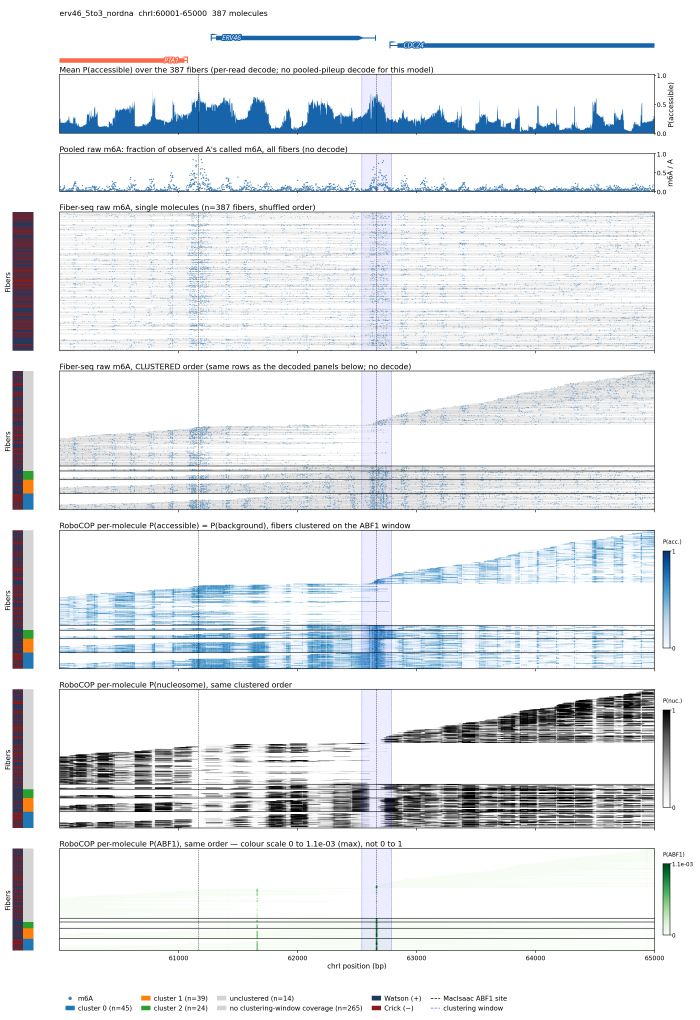
#> input picture analysis/singlefiber/figures/erv46_2026-11-02/filtnordna/permol_composite_full_erv46_5to3_nordna.png, 2800 x 4079 px (shown at 1/4 size)
$ python make_images.py
#> lines starting #> are read from the running program, lines starting #| are printed output that depends on the picture
"""Crop the single-fiber figures into slide-sized panels for the Nov 3 deck (slides 5, 6, 7, 7b).

Panel edges are the matplotlib frame rows found by scanning each figure for dark full-width lines
(frames of erv46 full composite: 1484-2039 raw clustered, 2757-3312 P(nuc), 3394-3802 P(ABF1);
compare_abf1_3way: 786-1357 before, 1440-2010 local, 2094-2664 global). Titles are cut off: the slide labels
each row in HTML. Full figures are copied (downscaled) for the click-to-enlarge view.
Outputs go to img/ next to this file and are published as `files` beside the deck page.

    python make_images.py
"""
import os
from PIL import Image

H = os.path.dirname(os.path.abspath(__file__))
FIG = os.path.join(H, "..", "..", "analysis", "singlefiber", "figures")
OUT = os.path.join(H, "img")
os.makedirs(OUT, exist_ok=True)

ERV = os.path.join(FIG, "erv46_2026-11-02", "filtnordna", "permol_composite_full_erv46_5to3_nordna.png")
SWEEP = os.path.join(FIG, "abf1_prior_sweep_2026-11-03", "abf1_prior_sweep_summary.png")
CMP = os.path.join(FIG, "erv46_localprior_2026-11-03", "compare_abf1_3way_erv46.png")


def save(im, name, width=None):
    if width and im.width > width:
        im = im.resize((width, round(im.height * width / im.width)), Image.LANCZOS)
    im = im.convert("RGB")
    p = os.path.join(OUT, name)
    im.save(p, optimize=True)
    print("wrote", name, im.size, os.path.getsize(p) // 1024, "KB")


erv = Image.open(ERV)
#> erv is the input picture: PIL image 2800x4079 RGBA; mean R, G, B, A 228.7, 231.6, 234.6, 255
assert erv.size == (2800, 4079), erv.size
for name, (y0, y1) in {"erv46_genes.png": (110, 262), "erv46_raw.png": (1482, 2042),
                       "erv46_nuc.png": (2755, 3315), "erv46_abf1.png": (3392, 3905)}.items():
    save(erv.crop((0, y0, 2800, y1)), name, 2200)
save(erv, "erv46_full.png", 2000)
#> in save (call 5), `im = im.resize((width, round(im.height * width / im.width)), Image.LAN..`:
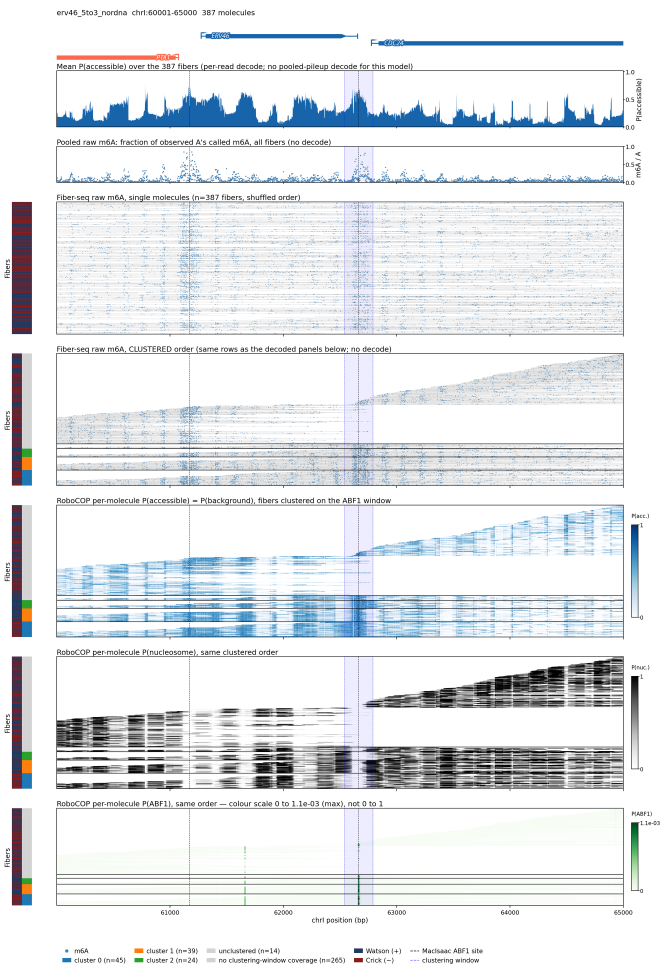
#> im: PIL image 2000x2914 RGBA (shown at 1/3 size); mean R, G, B, A 228.4, 231.3, 234.3, 255
#| wrote erv46_full.png (2000, 2914) 2017 KB

sw = Image.open(SWEEP)
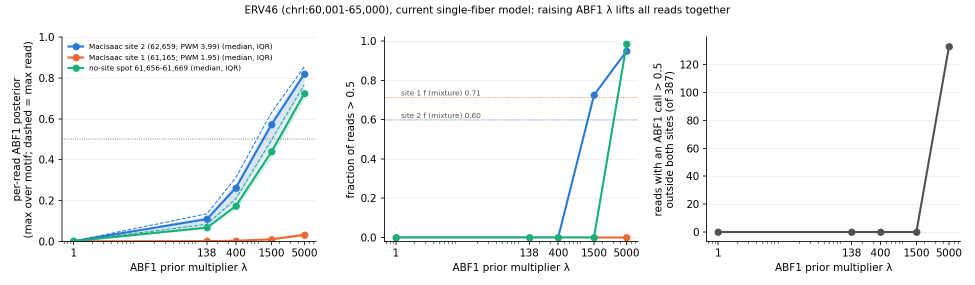
#> input picture analysis/singlefiber/figures/abf1_prior_sweep_2026-11-03/abf1_prior_sweep_summary.png, 1950 x 570 px (shown at 1/2 size)
#> sw is the input picture: PIL image 1950x570 RGBA; mean R, G, B, A 244.7, 246, 246.1, 255
assert sw.size == (1950, 570), sw.size
save(sw.crop((0, 48, 1950, 570)), "abf1_sweep_summary.png")   # drop the suptitle; the slide has its own
#> in save (call 6), `im = im.convert("RGB")`:
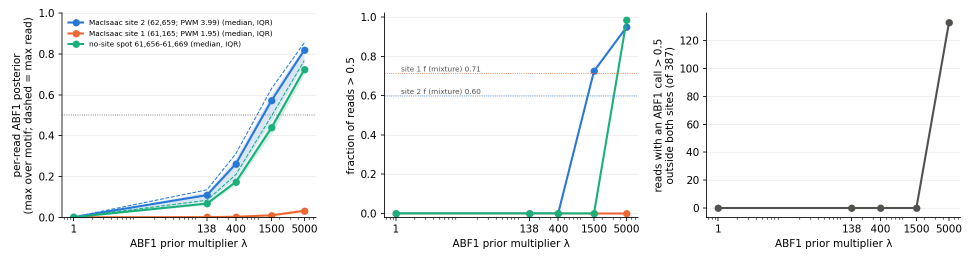
#> im: PIL image 1950x522 RGB (shown at 1/2 size); mean R, G, B 244.8, 246.2, 246.3
#| wrote abf1_sweep_summary.png (1950, 522) 119 KB

cmp_ = Image.open(CMP)
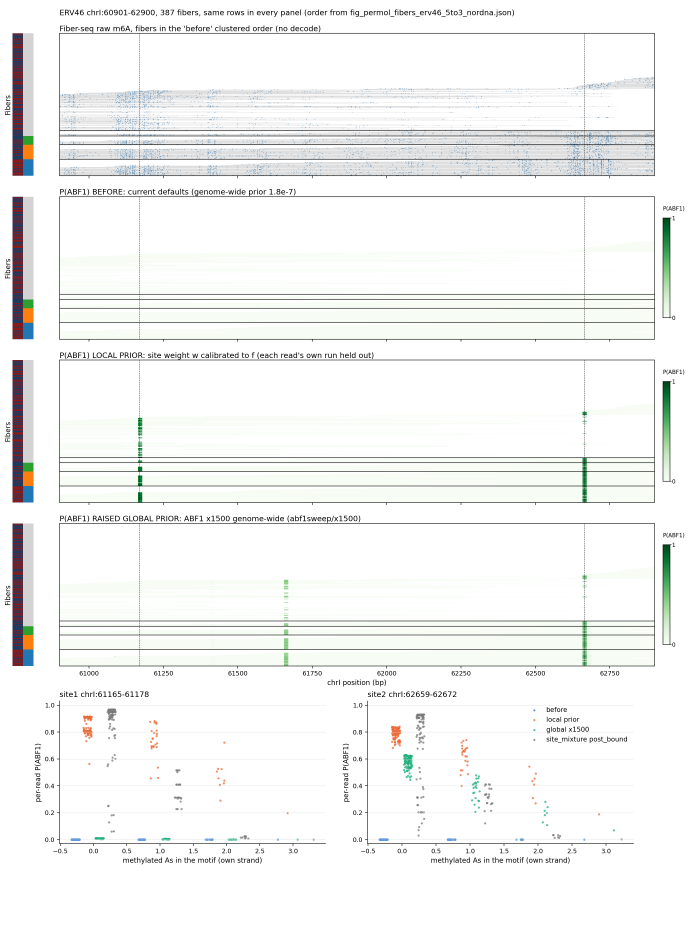
#> input picture analysis/singlefiber/figures/erv46_localprior_2026-11-03/compare_abf1_3way_erv46.png, 2800 x 3800 px (shown at 1/4 size)
#> cmp_ is the input picture: PIL image 2800x3800 RGBA; mean R, G, B, A 243.8, 244.6, 243.6, 255
assert cmp_.size == (2800, 3800), cmp_.size
for name, (y0, y1) in {"cmp_before.png": (785, 1360), "cmp_local.png": (1438, 2013),
                       "cmp_global.png": (2092, 2765)}.items():
    save(cmp_.crop((0, y0, 2800, y1)), name, 2200)
#> this loop made 3 passes
#> pass 1, in save (call 7), `im = im.resize((width, round(im.height * width / im.width)), Image.LAN..`:
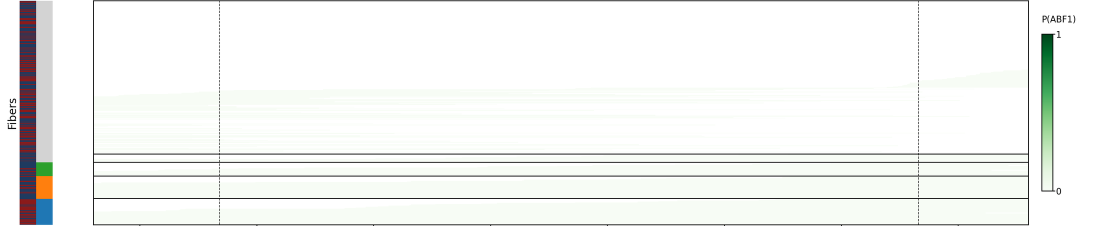
#> im: PIL image 2200x452 RGBA (shown at 1/2 size); mean R, G, B, A 242.1, 243.5, 241.3, 255
#> pass 2, in save (call 8), `im = im.resize((width, round(im.height * width / im.width)), Image.LAN..`:
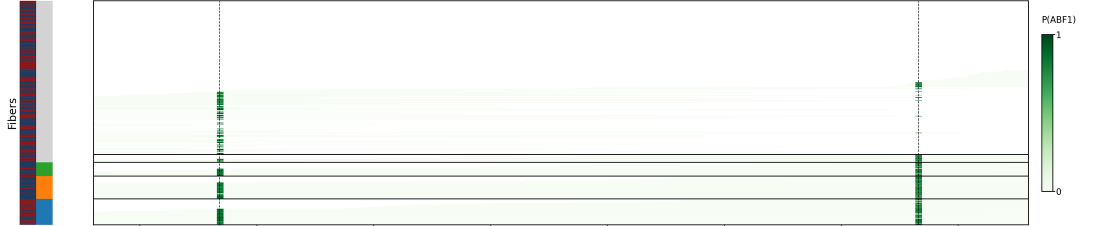
#> im: PIL image 2200x452 RGBA (shown at 1/2 size); mean R, G, B, A 241.2, 243, 240.5, 255
save(cmp_.crop((0, 2760, 2560, 3480)), "cmp_scatter.png", 2400)   # right of x=2560 is empty
#> in save (call 10), `im = im.resize((width, round(im.height * width / im.width)), Image.LAN..`:
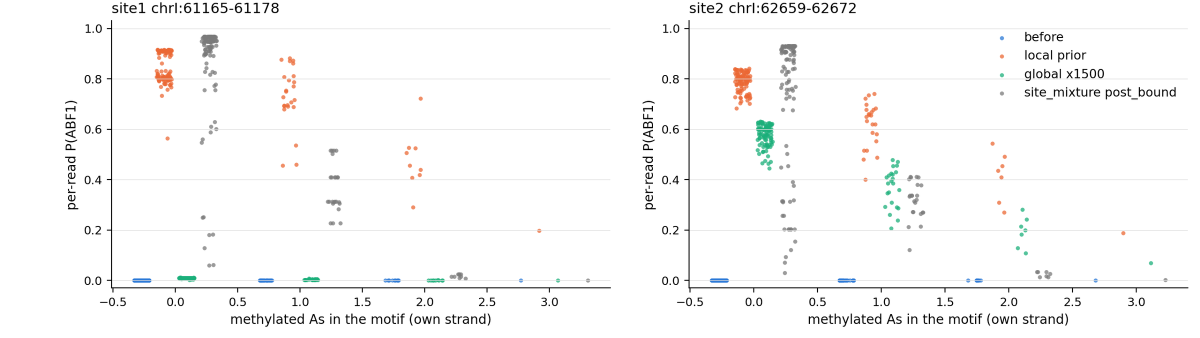
#> im: PIL image 2400x675 RGBA (shown at 1/2 size); mean R, G, B, A 249.2, 249.1, 248.9, 255
#| wrote cmp_scatter.png (2400, 675) 166 KB
save(cmp_, "cmp_full.png", 2000)
#| wrote cmp_full.png (2000, 2714) 615 KB
